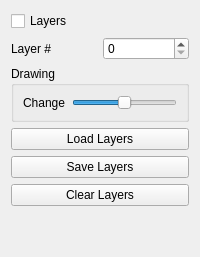
       <widget class="QWidget" name="tab_4">
        <attribute name="title">
         <string>Layers</string>
        </attribute>
        <layout class="QGridLayout" name="gridLayout">
         <item row="2" column="0" colspan="2">
          <widget class="QGroupBox" name="groupBox_2">
           <property name="title">
            <string>Drawing</string>
           </property>
           <layout class="QGridLayout" name="gridLayout_7">
            <item row="0" column="0">
             <widget class="QLabel" name="terrainPaint_changeLabel_2">
              <property name="text">
               <string>Change</string>
              </property>
             </widget>
            </item>
            <item row="0" column="1">
             <widget class="QSlider" name="layer_changeSlider">
              <property name="maximumSize">
               <size>
                <width>16777215</width>
                <height>17</height>
               </size>
              </property>
              <property name="minimum">
               <number>1</number>
              </property>
              <property name="value">
               <number>50</number>
              </property>
              <property name="orientation">
               <enum>Qt::Horizontal</enum>
              </property>
             </widget>
            </item>
           </layout>
          </widget>
         </item>
         <item row="6" column="0" colspan="2">
          <spacer name="verticalSpacer_5">
           <property name="orientation">
            <enum>Qt::Vertical</enum>
           </property>
           <property name="sizeHint" stdset="0">
            <size>
             <width>20</width>
             <height>40</height>
            </size>
           </property>
          </spacer>
         </item>
         <item row="0" column="0" colspan="2">
          <widget class="QCheckBox" name="layer_enableCheckBox">
           <property name="text">
            <string>Layers</string>
           </property>
          </widget>
         </item>
         <item row="1" column="0">
          <widget class="QLabel" name="label">
           <property name="text">
            <string>Layer #</string>
           </property>
          </widget>
         </item>
         <item row="1" column="1">
          <widget class="QSpinBox" name="layer_numberSpinBox"/>
         </item>
         <item row="3" column="0" colspan="2">
          <widget class="QPushButton" name="layer_loadLayersButton">
           <property name="text">
            <string>Load Layers</string>
           </property>
          </widget>
         </item>
         <item row="4" column="0" colspan="2">
          <widget class="QPushButton" name="layer_saveLayersButton">
           <property name="text">
            <string>Save Layers</string>
           </property>
          </widget>
         </item>
         <item row="5" column="0" colspan="2">
          <widget class="QPushButton" name="layer_clearLayersButton">
           <property name="text">
            <string>Clear Layers</string>
           </property>
          </widget>
         </item>
        </layout>
       </widget>
